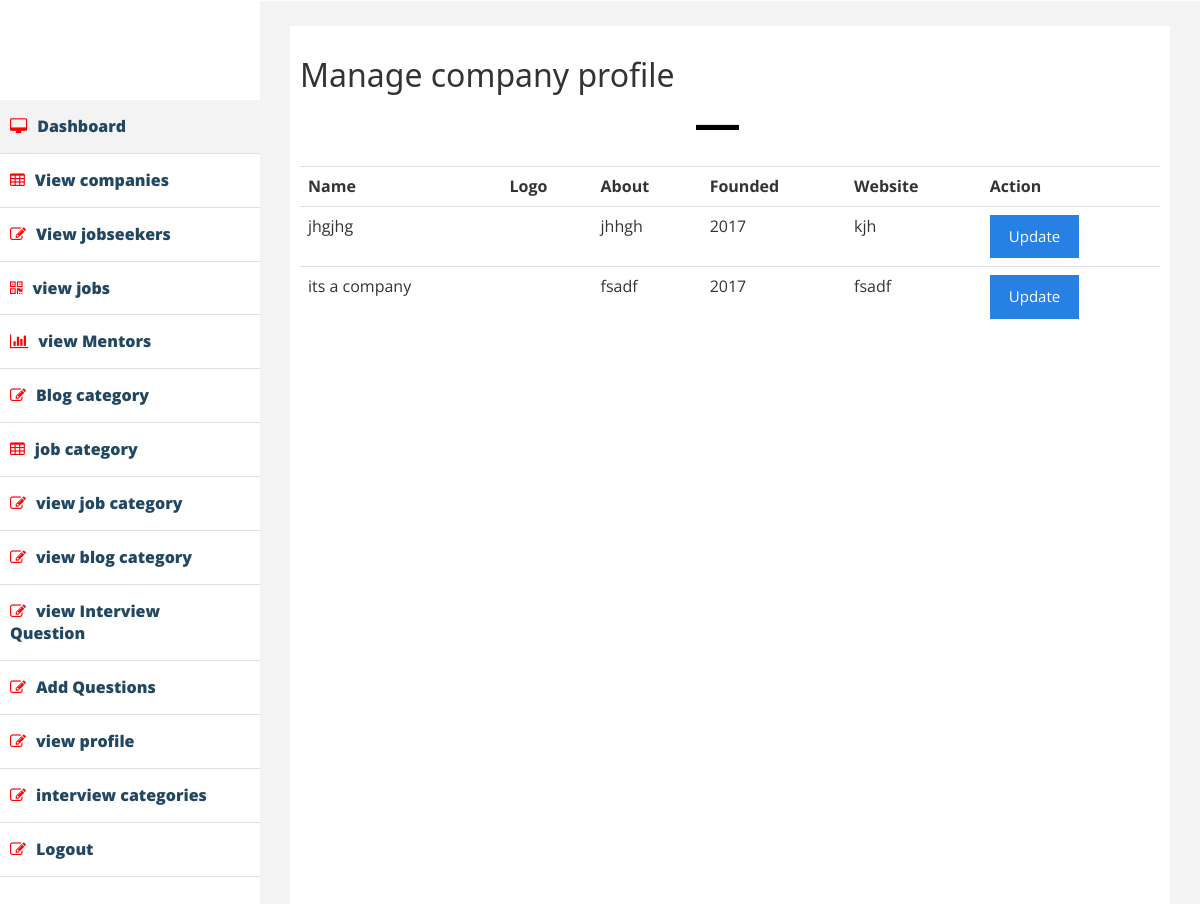
/index.php/admin/view_company, run on the app's committed database.
### tables this page shows
CREATE TABLE `company` (
  `company_id` int(11) NOT NULL,
  `name` varchar(255) NOT NULL,
  `Logo` varchar(255) NOT NULL,
  `about` varchar(255) NOT NULL,
  `founded` int(11) NOT NULL,
  `company_user` int(11) NOT NULL,
  `website` varchar(255) NOT NULL
);

### application/models/admin_model.php (called while the page is built, shortened)
<?php
class admin_model extends CI_model{
    function view_company(){
          $query=$this->db
             ->get("company");
        return $query->result();
    }
}
?>

### application/controllers/Admin.php (called while the page is built, shortened)
<?php
class admin extends CI_controller{
    function view_company(){
        $this->load->view("admin/view_company",array("result"=>$this->admin_model->view_company()));
    }
}

### index.php (called while the page is built, shortened)
<?php
require_once BASEPATH.'core/CodeIgniter.php';

### application/views/admin/view_company.php (the view)
<?php include"inc/header.php"; ?>
    <?php include"inc/sidebar.php"; ?>
        <div id="page-wrapper" >
            <div id="page-inner">
                <div class="row">
                    <div class="col-lg-12">
                     <h2>Manage company profile</h2>
                    </div>
                </div>
                  <hr />
                            <div class="row text-center pad-top">
                       <div class="col-md-12">
                           <table class="table">
                              <tr>
                                  <th>Name</th>
                                  <th>Logo</th>
                                  <th>About</th>
                                  <th>Founded</th>
                                  <th>Website</th>
                                  <th>Action</th>
                              </tr>
                              <?php
                               foreach($result as $results):
                               ?>
                               <tr>
                                   <td><?php echo $results->name;?></td>
                                   <td><img src="<?php echo $results->Logo;?>" alt=""></td>
                                   <td><?php echo $results->about;?></td>
                                   <td><?php echo $results->founded;?></td>
                                   <td><?php echo $results->website;?></td>
                                   <td><a href="<?php echo base_url()?>/company/single_profile/<?php echo $results->company_id; ?>" class="btn btn-primary">Update</a></td>
                               </tr>
                               <?php endforeach;?>
                           </table>
                       </div>
    </div>
            </div>
        </div>
    <?php include"inc/footer.php"; ?>

### assets/css/style.css (style rules this page uses)
* { margin:0px; padding: 0px; }
body { margin-top: -15px !important; }
hr { width: 5%; height: 5px; background: black; position: relative; left: 46%; }
a { text-decoration: none; }

### assets/css/custom.css (style rules this page uses)
body { font-family: 'Open Sans', sans-serif; margin-top: -20px !important; }
#page-wrapper { padding: 15px 15px; min-height: 600px; background:#F3F3F3; }
#page-inner { width:100%; margin:10px 20px 10px 0px; background-color:#fff!important; padding:10px; min-height:1050px; }
.pad-top { padding-top:15px; }
@media (min-width:768px) { #page-wrapper { margin: 0 0 0 260px; padding: 15px 30px; min-height: 1050px; } }

### data on the page
company: name "jhgjhg", about "jhhgh", founded "2017", website "kjh"
company: name "its a company", about "fsadf", founded "2017", website "fsadf"
